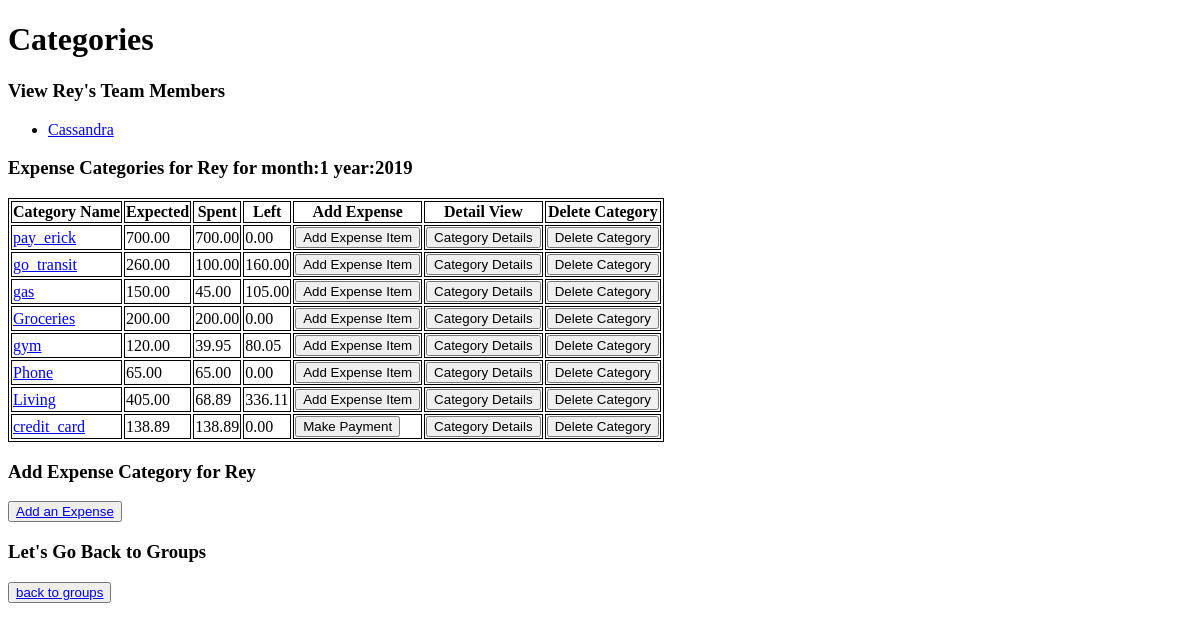
Before: /categories/1/1_2019/ with the older database file.
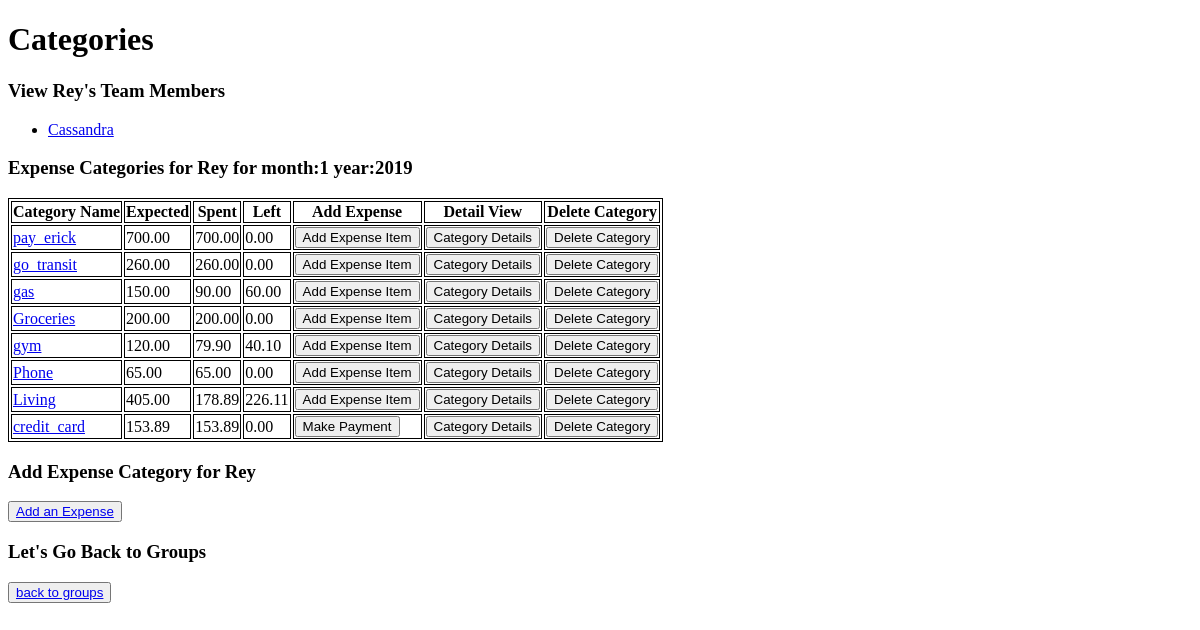
After: the same page with the newer database file.
### people/models.py (models this page shows, shortened)
class People(models.Model):
    group_couple = models.ForeignKey(Group,on_delete=models.CASCADE)
    person_name= models.CharField(max_length=70)
    username = models.CharField(max_length=70,unique=True)

### categories/models.py (models this page shows, shortened)
class Category(models.Model):
    category_person = models.ForeignKey(People, on_delete=models.CASCADE)
    category_name = models.CharField(max_length=200)
    category_expected = models.DecimalField(max_digits=8,decimal_places=2)
    category_spent = models.DecimalField(max_digits=8,decimal_places=2,default=0)
    category_date = models.DateField(default=datetime.datetime.now)

### categories/views.py (the view)
# urls.py: path("<int:person_id>/<int:month>_<int:year>/",views.index, name='person_category_index'),
def index(request,person_id,month,year):
    person = get_object_or_404(People, id=person_id)
    group = get_object_or_404(Group,id=person.group_couple.id)
    all_people = get_list_or_404(People,group_couple=group)
    if len(all_people) > 1:
        other_members = [ peep for peep in all_people if peep != person ]
    else:
        other_members = []
    if len(person.category_set.all())>=1:
        categories= get_list_or_404(Category,category_person=person,category_date__month=month,category_date__year=year)
    else:
        categories = []
    today = datetime.datetime.today()
    context = {
        'person':person,
        'categories':categories,
        'month':today.month,
        'year':today.year,
        'other_members':other_members
    }
    return render(request, "categories/index.html" ,context)

### categories/templatetags/categories_extras.py (called while the page is built)
def subtract(value,arg):
    return value - arg

### categories/templates/categories/index.html (shortened to what this page needs)
<!DOCTYPE html>
<html>
<head>
</head>
<h1>Categories</h1>
{% if other_members|length > 0 %}
    <h3>View {{person.person_name}}'s Team Members </h3>
    <ul>
        {% for peep in other_members %}
        <li><a href = "{% url 'categories:person_category_index' person_id=peep.id month=month year=year %}" >{{peep.person_name}}</a></li>
        {% endfor %}
    </ul>
{% endif %}
<h3>Expense Categories for {{person.person_name}} for month:{{month}} year:{{year}}</h3>
{% if categories|length > 0 %}
    {% load categories_extras %}
    <table>
        <tr>
            <th>Category Name</th>
            <th>Expected</th>
            <th>Spent</th>
            <th>Left</th>
            <th>Add Expense</th>
            <th>Detail View</th>
            <th>Delete Category</th>
        </tr>
        {% for category in categories %}
        <tr>
            <td><a href="{% url 'categories:edit_category' person_id=person.id category_id=category.id %}" >{{category.category_name}}</a></td>
            <td>{{category.category_expected}}</td>
            <td>{{category.category_spent}}</td>
            <td>{{category.category_expected|subtract:category.category_spent}}</td>
            {% if category.category_name != 'credit_card' %}
            <td><a href="{% url 'expenses:add_expense' person_id=person.id category_id=category.id   %}"><button>Add Expense Item</button></a></td>
            <td><a href="{% url 'expenses:category_expense_list' person_id=person.id category_id=category.id   %}"><button>Category Details</button></a></td>
            <td><a href="{% url 'categories:delete_category' person_id=person.id category_id=category.id %}" ><button>Delete Category</button></a></td>
            {% else %}
            <td><a href="{% url 'expenses:add_expense' person_id=person.id category_id=category.id   %}"><button>Make Payment</button></a></td>
            <td><a href="{% url 'expenses:category_expense_list' person_id=person.id category_id=category.id   %}"><button>Category Details</button></a></td>
            <td><a href="{% url 'categories:delete_category' person_id=person.id category_id=category.id %}" ><button>Delete Category</button></a></td>
            {% endif %}
        </tr>
        {% endfor %}
    </table>
{% else %}
    <p>{{person.person_name}} has no expenses setup at this moment</p>
{% endif %}
<h3>Add Expense Category for {{person.person_name}}</h3>
<button><a href="{% url 'categories:new_category' person_id=person.id %}" >Add an Expense</a></button>
<h3>Let's Go Back to Groups</h3>
<button><a href="{% url 'groups:groups_index' %}">back to groups</a></button>

### categories/templates/categories/index.html (style rules this page uses)
table, th, td { border: 1px solid black; }

Changed rows visible on the page:
changed Category "go_transit": category_spent "100.00" → "260.00"; category_expected|subtract "160.00" → "0.00"
changed Category "gas": category_spent "45.00" → "90.00"; category_expected|subtract "105.00" → "60.00"
changed Category "gym": category_spent "39.95" → "79.90"; category_expected|subtract "80.05" → "40.10"
changed Category "Living": category_spent "68.89" → "178.89"; category_expected|subtract "336.11" → "226.11"
changed Category "credit_card": category_expected "138.89" → "153.89"; category_spent "138.89" → "153.89"
